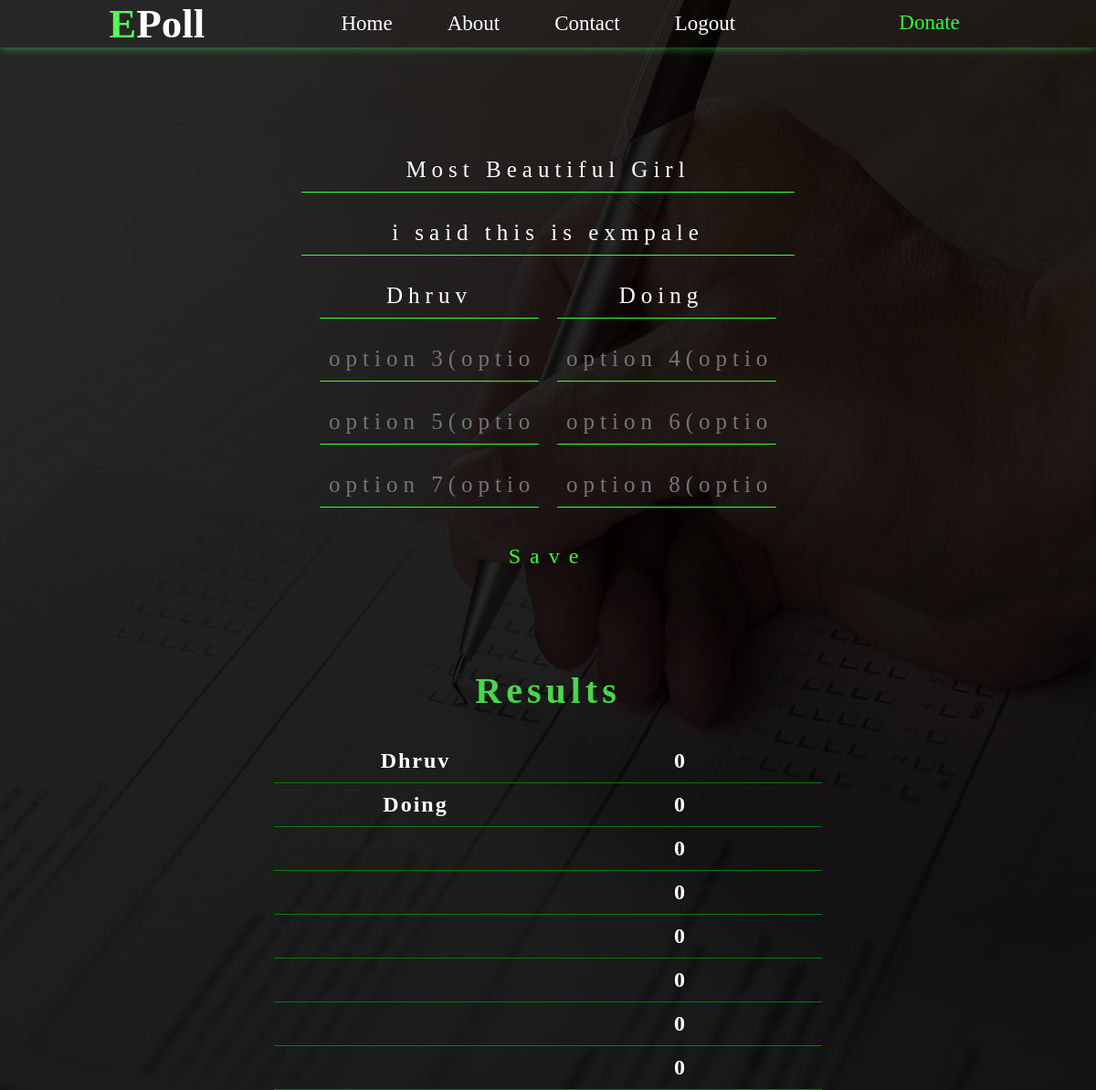
The page /detail/3 (signed in) on the database its author committed.
### pollapp/models.py (models this page shows, shortened)
class Polls(models.Model):
    user=models.ForeignKey(User,on_delete=models.CASCADE)
    title=models.CharField(max_length=100)
    decription=models.TextField(max_length=500,blank=True)
    create_time=models.DateTimeField(auto_now_add=True)
    option1=models.CharField(max_length=200)
    option2=models.CharField(max_length=200)
    option3=models.CharField(max_length=200,blank=True,default="None")
    option4=models.CharField(max_length=200,blank=True,default="None")
    option5=models.CharField(max_length=200,blank=True,default="None")
    option6=models.CharField(max_length=200,blank=True,default="None")
    option7=models.CharField(max_length=200,blank=True,default="None")
    option8=models.CharField(max_length=200,blank=True,default="None")
    option1_count=models.IntegerField(default=0)
    option2_count=models.IntegerField(default=0)
    option3_count=models.IntegerField(default=0)
    option4_count=models.IntegerField(default=0)
    option5_count=models.IntegerField(default=0)
    option6_count=models.IntegerField(default=0)
    option7_count=models.IntegerField(default=0)
    option8_count=models.IntegerField(default=0)
    class Meta:
        ordering = ('-create_time',)

### pollapp/views.py (the view)
# urls.py: path('detail/<int:id>',views.detail),
@login_required(login_url='/registrations')
def detail(requests, id=None):
    if id == None:
        context = {}
        pass
    else:
        required_object = Polls.objects.get(id=id)
        context = {'poll': required_object}
    return render(requests, 'detail_edit_poll.html', context)

### templates/detail_edit_poll.html (shortened to what this page needs)
{% extends "base.html" %}
{% load static  %}
    {% block css %}
    <link rel="stylesheet" href="{% static 'css/detail_edit_poll.css' %}">
    {% endblock css %}
    {% block content %}
    <img class="background" src="{% static 'images/background1.jpg' %}" alt="">
    {% if poll %}
    <form action="/save_exist/{{poll.id}}" class="edit_form">
        <input class="question" name="question" type="text" required placeholder="Write Question here...."
            value="{{poll.title|title}}">
        <input class="description" name="decription" placeholder="description...(optional)" value="{{poll.decription}}">
        <input type="text" name="option1" placeholder="option 1" required value="{{poll.option1}}" d>
        <input type="text" name="option2" placeholder="option 2" required value="{{poll.option2}}">
        <input type="text" name="option3" placeholder="option 3(optional)" value="{{poll.option3}}">
        <input type="text" name="option4" placeholder="option 4(optional)" value="{{poll.option4}}">
        <input type="text" name="option5" placeholder="option 5(optional)" value="{{poll.option5}}">
        <input type="text" name="option6" placeholder="option 6(optional)" value="{{poll.option6}}">
        <input type="text" name="option7" placeholder="option 7(optional)" value="{{poll.option7}}">
        <input type="text" name="option8" placeholder="option 8(optional)" value="{{poll.option8}}">
        <button class="save_btn" type="submit" href="">Save</button>
    </form>
    {% endif %}
    <div class="results">
        <h1>Results</h1>
        <div class="option_line">
            <h2>{{poll.option1}}</h2>
            <h2>{{poll.option1_count}}</h2>
        </div>
        <div class="option_line">
            <h2>{{poll.option2}}</h2>
            <h2>{{poll.option2_count}}</h2>
        </div>
        <div class="option_line">
            <h2>{{poll.option3}}</h2>
            <h2>{{poll.option3_count}}</h2>
        </div>
        <div class="option_line">
            <h2>{{poll.option4}}</h2>
            <h2>{{poll.option4_count}}</h2>
        </div>
        <div class="option_line">
            <h2>{{poll.option5}}</h2>
            <h2>{{poll.option5_count}}</h2>
        </div>
        <div class="option_line">
            <h2>{{poll.option6}}</h2>
            <h2>{{poll.option6_count}}</h2>
        </div>
        <div class="option_line">
            <h2>{{poll.option7}}</h2>
            <h2>{{poll.option7_count}}</h2>
        </div>
        <div class="option_line">
            <h2>{{poll.option8}}</h2>
            <h2>{{poll.option8_count}}</h2>
        </div>
    </div>
    {% endblock content %}

### static/css/base.css (style rules this page uses)
* { margin: 0px; padding: 0px; box-sizing: border-box; font-family: serif; }
body { background-color: black; animation: fade 2s ease 1; }

### static/css/detail_edit_poll.css (style rules this page uses)
* { margin: 0; padding: 0; box-sizing: border-box; }
.edit_form { width: 50%; margin: 100px auto; text-align: center; display: flex; flex-wrap: wrap; justify-content: center; }
.edit_form input { width: 40%; padding: 10px; font-size: 25px; margin: 10px; color: white; border: none; border-bottom: rgb(53, 255, 53) 1px solid; outline: none; background: transparent; letter-spacing: 6px; text-align: center; }
.edit_form .question { width: 90%; }
.edit_form .description { padding: 10px; width: 90%; }
.edit_form .save_btn { display: inline-block; width: 50%; padding: 10px; text-align: center; font-size: 24px; color: rgb(53, 255, 53); text-decoration: none; letter-spacing: 10px; transition: 0.4s; background: transparent; cursor: pointer; border: none; margin-top: 20px; }
body { background-color: black; animation: fade 2s ease 1; overflow-x: hidden; }
.results { margin: 0px auto; width: 50%; text-align: center; color: white; letter-spacing: 2px; font-family: serif; }
.results h1 { color: rgb(73, 214, 73); letter-spacing: 5px; font-size: 40px; margin: 30px 0px; }
.option_line { padding: 10px; display: flex; justify-content: space-around; border-bottom: solid 1px green; }
.option_line h2 { width: 400px; }
.background { position: absolute; top: 0; left: 0; width: 100%; height: 100%; opacity: 0.15; z-index: -789; }

### rows shown on the page
Polls: question "Most Beautiful Girl", decription "i said this is exmpale", option1 "Dhruv", option2 "Doing", option1_count "0", option2_count "0", option3_count "0", option4_count "0", option5_count "0", option6_count "0", option7_count "0", option8_count "0"
